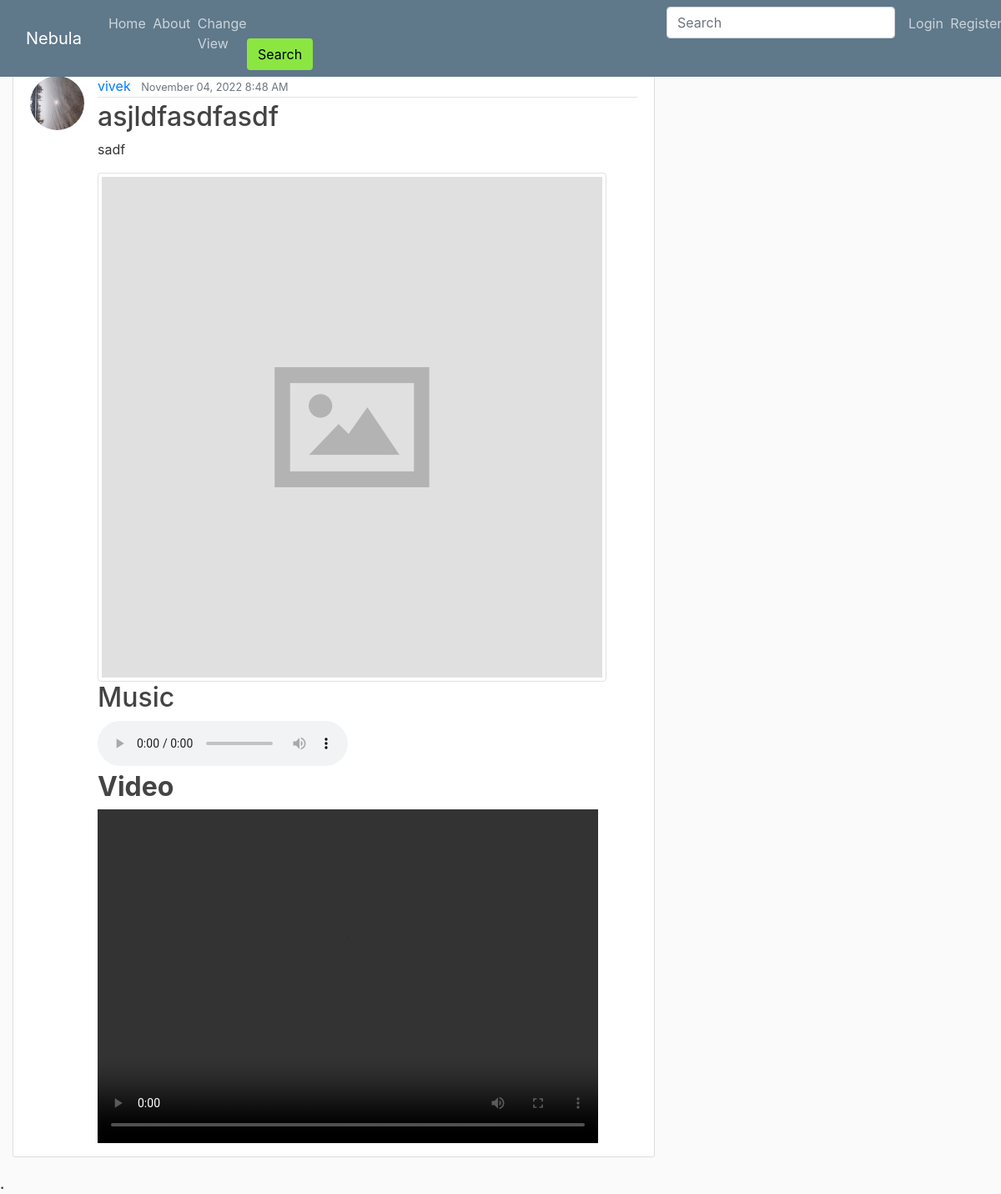
The page /post/35/ on the database its author committed.
### blog/models.py (models this page shows, shortened)
class Post(models.Model):
	title = models.CharField(max_length=100)
	content = models.TextField()
	date_posted = models.DateTimeField(default=timezone.now)
	author = models.ForeignKey(User, on_delete=models.CASCADE)
	blog_image = models.ImageField(default='default_blog.jpg' ,upload_to='blog_pics')
	audio = models.FileField(default="No audio posted", upload_to='audio_files')
	video = models.FileField(default="No video posted", upload_to='video_files')
	keywords = models.CharField(max_length=50, default='')

### users/models.py (models this page shows, shortened)
class Profile(models.Model):
	user = models.OneToOneField(User, on_delete=models.CASCADE)
	image = models.ImageField(default='default.jpg', upload_to='profile_pics')

### blog/views.py (the view)
# urls.py: path('post/<int:pk>/', PostDetailView.as_view(), name='post-detail'),
class PostDetailView(DetailView):
	model = Post

### blog/templates/blog/post_detail.html (shortened to what this page needs)
{% extends "blog/base.html" %}
{% block content %}
	<article class="media content-section">
		<img class="rounded-circle article-img" src="{{ object.author.profile.image.url }}">
	  <div class="media-body">
		<div class="article-metadata">
		  <a class="mr-2" href="{% url 'user-posts' object.author.username %}">{{ object.author }}</a>
		  <small class="text-muted">{{ object.date_posted | date:"F d, Y f A" }}</small>
		</div>
		<h2 class="article-title">{{ object.title }}</h2>
		<p class="article-content">{{ object.content }}</p>
		<img class="img-thumbnail" src={{object.blog_image.url}}>
		<h2>Music</h2>
		<audio src="{{ object.audio.url }}" controls>audio</audio>
		<h2><b>Video</h2>
		<video width="600" height="400" controls src="{{ object.video.url }}"></video>
	  </div>
	</article>
{% endblock content%}

### blog/static/blog/main.css (style rules this page uses)
body { background: #fafafa; color: #333333; margin-top: 5rem; }
h1, h2, h3, h4, h5, h6 { color: #444444; }
.content-section { background: #ffffff; padding: 10px 20px; border: 1px solid #dddddd; border-radius: 3px; margin-bottom: 20px; }
.article-title { color: #444444; }
.article-content { white-space: pre-line; }
.article-img { height: 65px; width: 65px; margin-right: 16px; }
.article-metadata { padding-bottom: 1px; margin-bottom: 4px; border-bottom: 1px solid #e3e3e3 }

### rows shown on the page
Post: author.profile.image (picture), author "vivek", date_posted "November 04, 2022 8:48 AM", title "asjldfasdfasdf", content "sadf", blog_image (placeholder picture)
